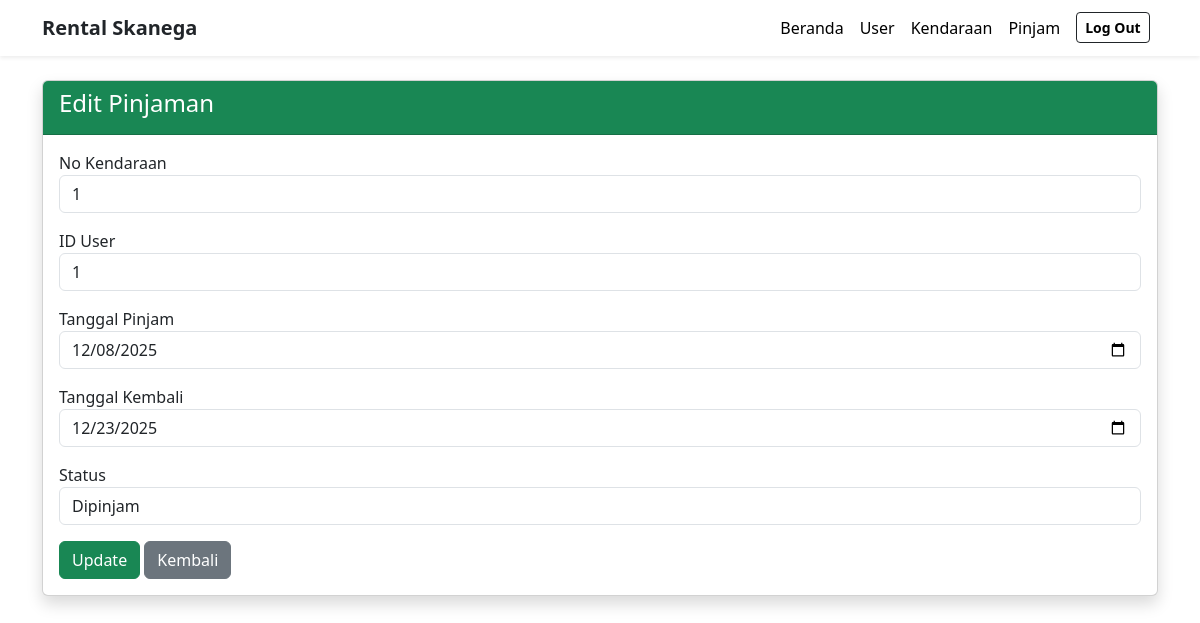
The app's page /admin/pinjam_edit.php?id=3 with its own data.
### tables this page shows
CREATE TABLE `pinjam` (
  `pinjam_id` int(11) NOT NULL,
  `kendaraan_nomor` int(11) NOT NULL,
  `user_id` int(11) NOT NULL,
  `tgl_pinjam` date NOT NULL,
  `tgl_kembali` date NOT NULL,
  `pinjam_status` int(11) NOT NULL
);

### admin/pinjam_edit.php (the view, shortened to what this page needs)
<?php include "header.php"; ?>
<?php include "../koneksi.php"; ?>
<?php
$id = $_GET['id'];
$q = mysqli_query($koneksi, "SELECT * FROM pinjam WHERE pinjam_id='$id'");
$p = mysqli_fetch_assoc($q);
?>
<!DOCTYPE html>
<html>
<head>
    <link href="https://cdn.jsdelivr.net/npm/bootstrap@5.3.0/dist/css/bootstrap.min.css" rel="stylesheet">
</head>
<body>
<div class="container mt-4">
    <div class="card shadow">
        <div class="card-header bg-success text-white">
            <h4>Edit Pinjaman</h4>
        </div>
        <div class="card-body">
            <form action="pinjam_edit_aksi.php" method="post">
                <div class="mb-3">
                    <label>No Kendaraan</label>
                    <input type="number" name="kendaraan_nomor" value="<?= $p['kendaraan_nomor']; ?>" class="form-control" required>
                </div>
                <div class="mb-3">
                    <label>ID User</label>
                    <input type="number" name="user_id" value="<?= $p['user_id']; ?>" class="form-control" required>
                </div>
                <div class="mb-3">
                    <label>Tanggal Pinjam</label>
                    <input type="date" name="tgl_pinjam" value="<?= $p['tgl_pinjam']; ?>" class="form-control" required>
                </div>
                <div class="mb-3">
                    <label>Tanggal Kembali</label>
                    <input type="date" name="tgl_kembali" value="<?= $p['tgl_kembali']; ?>" class="form-control" required>
                </div>
                <div class="mb-3">
                    <label>Status</label>
                    <select name="pinjam_status" class="form-control">
                        <option value="1" <?= $p['pinjam_status']=='dipinjam'?'selected':''; ?>>Dipinjam</option>
                    </select>
                </div>
                <button class="btn btn-success text-white">Update</button>
                <a href="pinjam.php" class="btn btn-secondary">Kembali</a>
            </form>
        </div>
    </div>
</div>
</body>
</html>

### records on screen
pinjam: kendaraan_nomor "1", user_id "1", tgl_pinjam "12/08/2025", tgl_kembali "12/23/2025"
